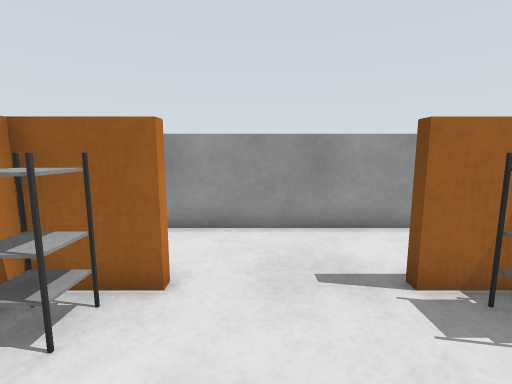
view 1 (above)

18 first-person views from a walk through a world built for the Gazebo simulator. The camera is 1 m above the floor, tilts 8° down and sees 85° across. The lines on the ground mark 1 m squares. The floor is counted in squares, 0.5 m on a side. Each view is taken from the middle of a square. On the plan, view 1 faces up. The plan holds only what a view shows up to about 16 squares ahead; the rest is blank. The place goes on beyond the plan.

view 2
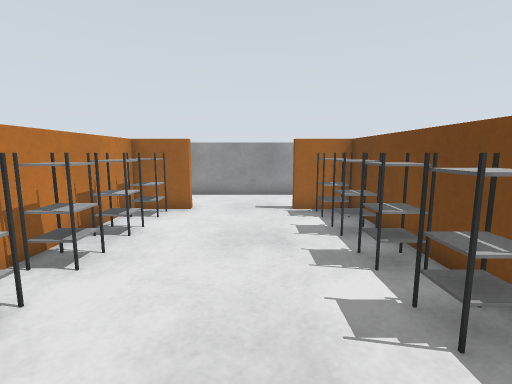

view 3
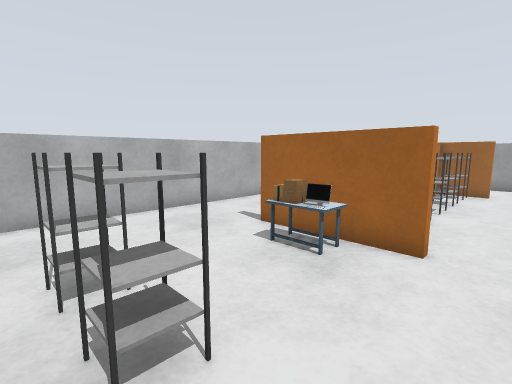

view 4
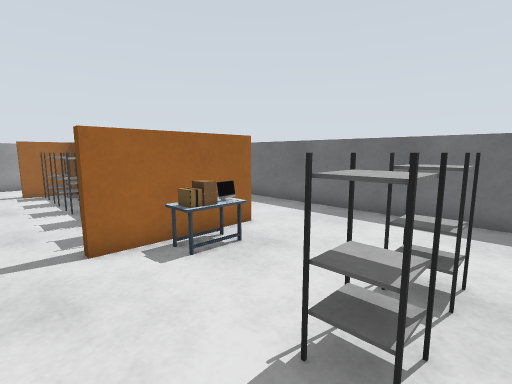

view 5
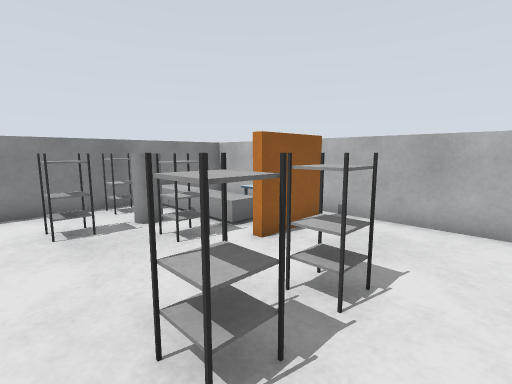

view 6
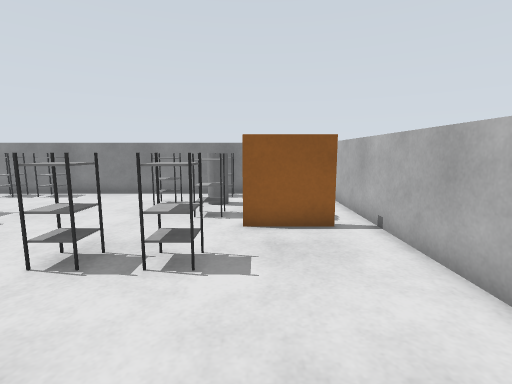

view 7
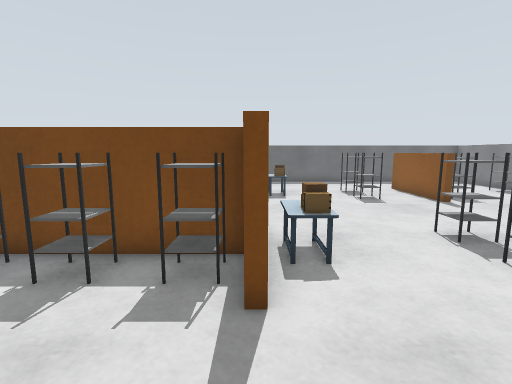

view 8
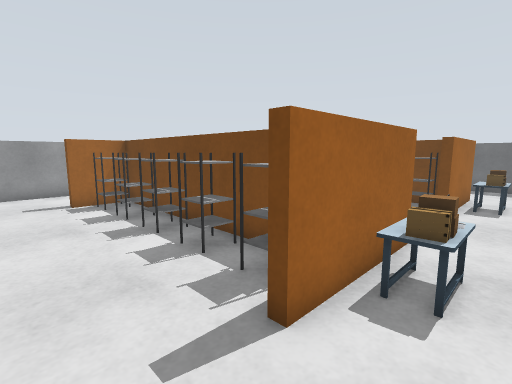

view 9
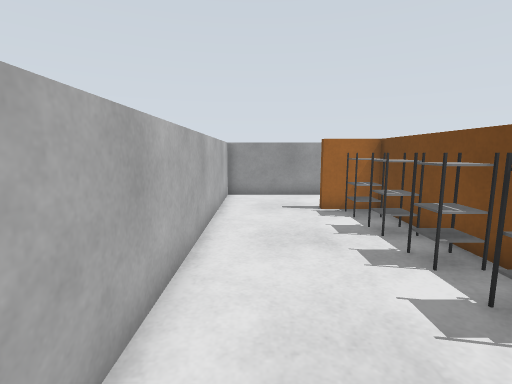

view 10
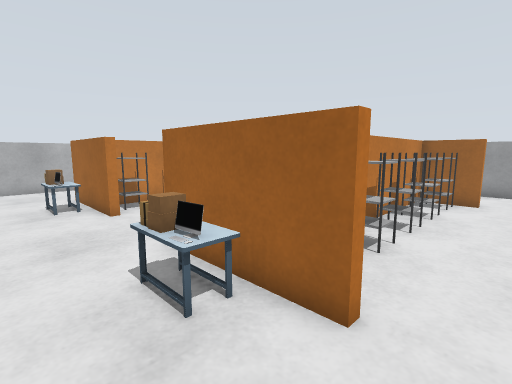

view 11
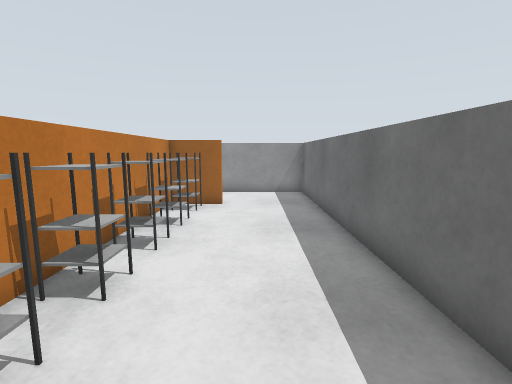

view 12
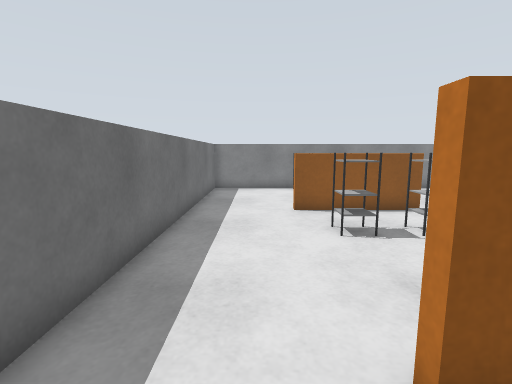

view 13
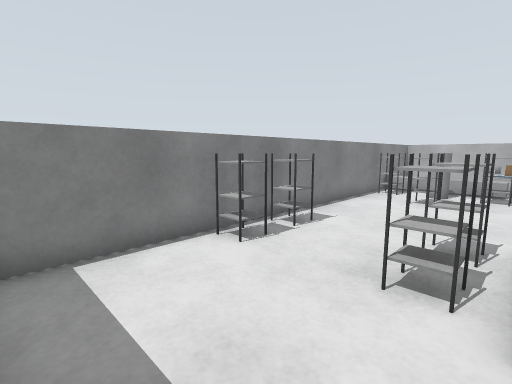

view 14
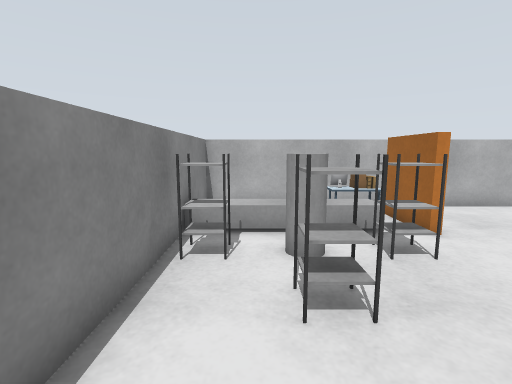

view 15
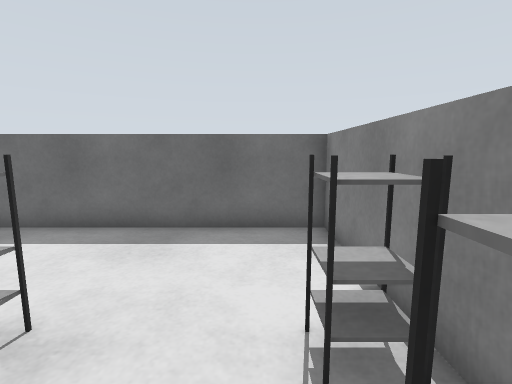

view 16
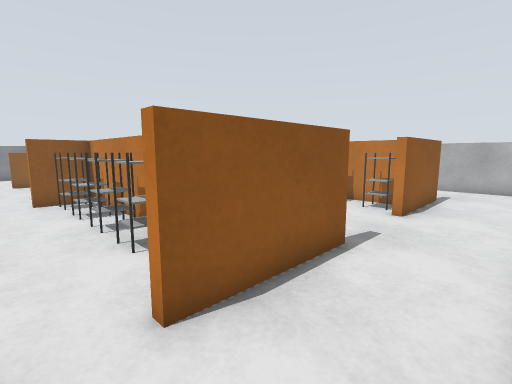

view 17
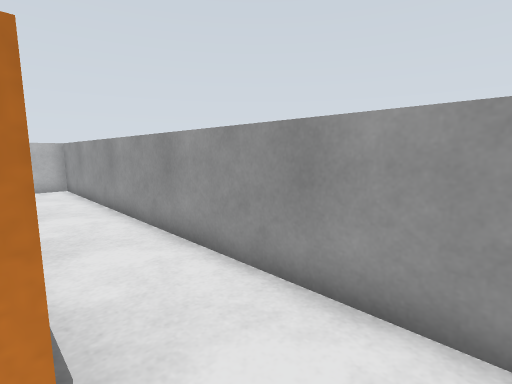

view 18
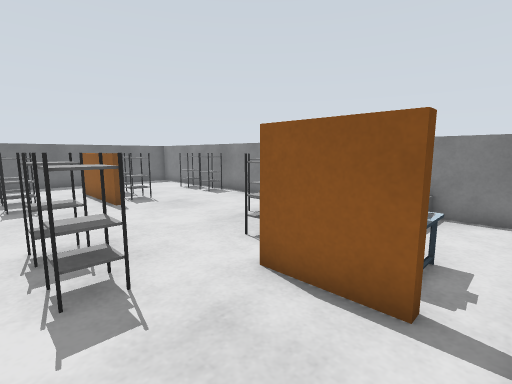

### Floor plan
Points are (right, up) in squares from view 1. A wall is a line through its corners. A room is listed if a view was taken in it or the views show most of it. See-through windows are left out.
Room 1 (views 1, 2, 3, 4, 5, 6, 7, 8, 9, 10, 11, 12, 13, 14, 15, 16, 17, 18)
walls: (-1.3, -5.8) (-1.3, -6.1) (-5.6, -6.1) (-5.6, -5.8); (-3.6, -5.9) (-3.6, 3.8) (-5.6, 3.8) (-5.6, 4.2) (-1.3, 4.2) (-1.3, 3.8) (-3.3, 3.8) (-3.3, -0.6); (4.4, -2.6) (4.4, 3.8) (2.4, 3.8) (2.4, 4.2) (6.6, 4.2) (6.6, 3.8) (4.7, 3.8) (4.7, -5.8) (6.6, -5.8) (6.6, -6.1) (2.4, -6.1) (2.4, -5.8); (-3.3, -3.5) (-3.3, -4.6); (-5.6, -13.7) (-8.1, -13.7) (-8.1, -13.5) (-5.6, -13.5); (10.4, 7.3) (-9.4, 7.3) (-9.4, -19.8) (10.4, -19.8) (10.4, 7.3)
low walls: (2.1, -13.7) (6.7, -13.7)
objects: desk (-8, -16) to (-7, -15); conveyor (-7, -19) to (-6, -15); shelf (-5, -19) to (-4, -19); grey cylinder (-5, -17) to (-4, -17); shelf (-5, -15) to (-4, -15); shelf (-5, -11) to (-4, -11); shelf (-5, -5) to (-4, -5); shelf (-5, -3) to (-4, -3); shelf (-5, -1) to (-4, -1); shelf (-5, 1) to (-4, 1); shelf (-5, 3) to (-4, 3); desk (-4, -7) to (-3, -7); shelf (-3, -17) to (-2, -17); shelf (-3, -11) to (-2, -11); shelf (-3, -5) to (-2, -5); shelf (-3, -3) to (-2, -3); shelf (-3, -1) to (-2, -1); shelf (-3, 1) to (-2, 1); shelf (-3, 3) to (-2, 3); shelf (3, -19) to (4, -19); shelf (3, -15) to (4, -15); shelf (3, -11) to (4, -11); shelf (3, -5) to (4, -5); shelf (3, -3) to (4, -3); shelf (3, -1) to (4, -1); shelf (3, 1) to (4, 1); shelf (3, 3) to (4, 3); desk (4, -7) to (5, -7); shelf (5, -19) to (6, -19); shelf (5, -15) to (6, -15); shelf (5, -11) to (6, -11); shelf (5, -5) to (6, -5); shelf (5, -3) to (6, -3); shelf (5, -1) to (6, -1); shelf (5, 1) to (6, 1); shelf (5, 3) to (6, 3)

Positions as (right, up) in squares from view 1, and headings:
1: (0, 0), facing up
2: (1, -6), facing up
3: (0, -12), facing up-left
4: (1, -12), facing up-right
5: (-1, -9), facing down-left
6: (-6, -6), facing down
7: (-9, -6), facing right
8: (-8, -8), facing up-right
9: (-8, -6), facing up
10: (8, -9), facing up-left
11: (8, -7), facing up
12: (8, -4), facing down
13: (10, -14), facing down-left
14: (1, -18), facing left
15: (3, -18), facing right
16: (8, 7), facing down-left
17: (8, 4), facing up-left
18: (-9, -10), facing down-right
